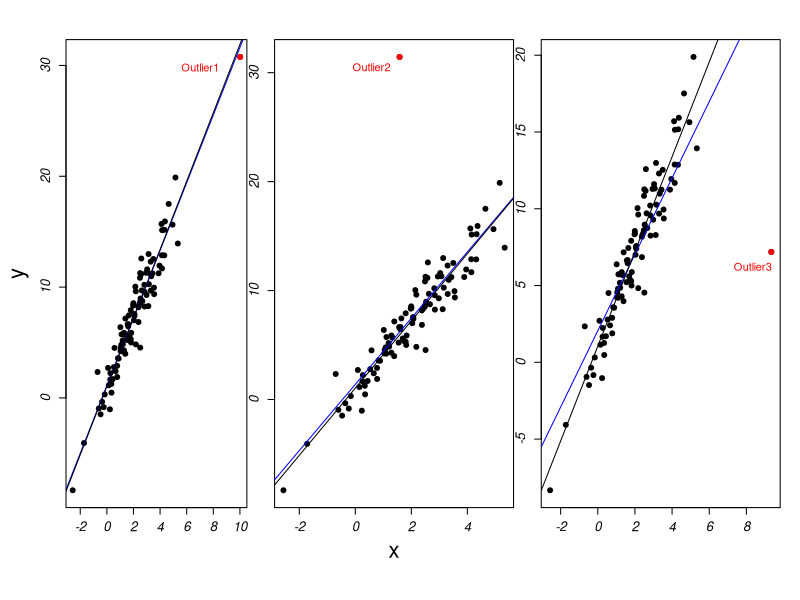
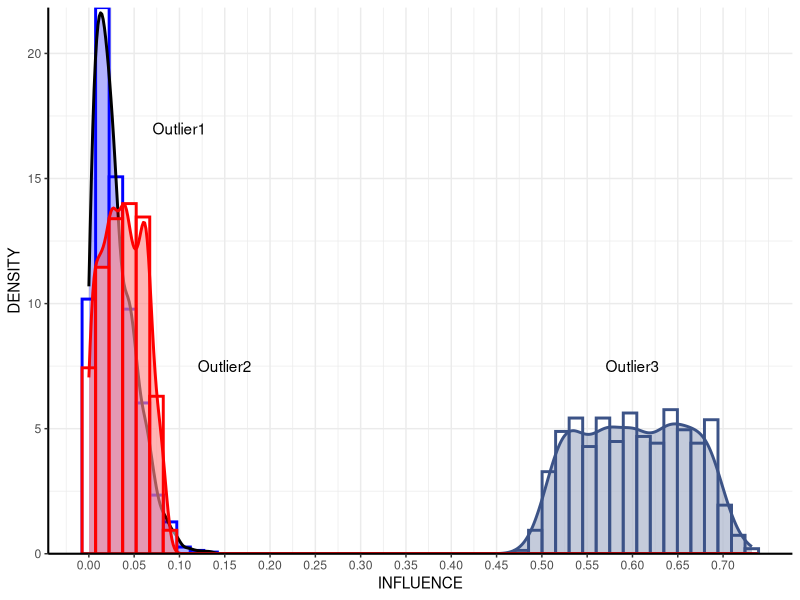

R code for these plots, in order:
## ---- chunk 1
knitr::opts_chunk$set(echo = TRUE)
## ---- chunk 2
#' generate_sample
#' @param x_p1 the mean of x
#' @param x_p2 the standard deviation of x
#' @param beta0 
#' @param beta1 
#' @param e the standard deviation of epsilon
#' @param n sample size
#' 
#' @return a sample dataframe with n observations of (x,y) drawn from the population defined by yhe parameter
generate_sample <- function(x_p1, x_p2, beta0, beta1, e, n){
  x = rnorm(n, mean = x_p1, sd = x_p2)
  sample <- data.frame(
    x = x,
    y = beta0 + beta1*x 
              + rnorm(n, mean = 0, sd = e)
  )
  return(sample)
}
## ---- chunk 3
#' prod_outlier
#' @param type type of outlier to produce
#' @param sample sample used to generate outliers
#' @param beta0 
#' @param beta1 
#' @param sde
#'
#' @return a vector contains x value and y value of outlier
prod_outlier <- function(type, sample, beta0, beta1, sde){
  if(type == 1){
    x_outlier <- mean(sample$x) + 5*sd(sample$x) + runif(1, 
                                                         min = -0.5*sd(sample$x),
                                                         max = 0.5*sd(sample$x))
    y_outlier <- beta0 + beta1*x_outlier + rnorm(1, mean = 0, sd = sde)
  }
  else if(type == 2){
    x_outlier <- mean(sample$x) +  runif(1, min = -0.5*sd(sample$x),
                                            max = 0.5*sd(sample$x))
    y_outlier <- mean(sample$y) + 5*sd(sample$y) 
  }
  else if(type == 3){
    x_outlier <- mean(sample$x) + 5*sd(sample$x) + runif(1, min = -0.5*sd(sample$x),
                                                            max = 0.5*sd(sample$x))
    y_outlier <- mean(sample$y) 
  }
  else{
    stop("Wrong value for type.")
  }
  return(c(x_outlier, y_outlier))
}
## ---- chunk 4
#' influence
#' 
#' @param sample
#' @param outlier
#' 
#' @return the estimated slopecoefficient from dataset with and without outlier
influence <- function(sample, outlier){
  new_sample <- rbind(sample, outlier)
  mod_new <- lm(y~x, data = new_sample)
  mod_ori <- lm(y~x, data = sample)
  return(c(mod_new$coefficient[2],mod_ori$coefficient[2]))
}
## ---- chunk 5
#' leverage
#'
#' @param sample 
#' @param outlier 
#'
#' @return the leverage of the outlier
leverage <- function(sample, outlier){
  new_sample <- rbind(sample, outlier)
  mod <- lm(y~x, data = new_sample)
  dmatrix <- model.matrix(mod)
  leverage <- t(dmatrix[nrow(new_sample),])%*%
              solve((t(dmatrix)%*%dmatrix))%*%dmatrix[nrow(new_sample),]
  return(leverage)
}
## ---- chunk 6
#' montecarlo
#'
#' @param nsim times of monte carlo experiments
#' @param x_p1 
#' @param x_p2 
#' @param beta0 
#' @param beta1 
#' @param e 
#' @param n sample size
#'
#' @return one dataframe contain the leverage, estimated slope coefficient with and without outliers for 3 types of outliers in each montercarlo experiment
montecarlo <- function(nsim, x_p1, x_p2, beta0, beta1, e, n){
  res <- data.frame(
    type1_l = rep(NA, nsim), type1_est = NA, type1_est_new = NA,
    type2_l = NA, type2_est = NA, type2_est_new = NA,
    type3_l = NA, type3_est = NA, type3_est_new = NA
  )
  for(i in 1:nsim){
    sample <- generate_sample(x_p1, x_p2, beta0, beta1, e, n)
    outlier1 <- prod_outlier(1, sample, beta0, beta1, e)
    outlier2 <- prod_outlier(2, sample, beta0, beta1, e)
    outlier3 <- prod_outlier(3, sample, beta0, beta1, e)
    
    res[i, "type1_l"] = leverage(sample, outlier1)
    res[i, "type1_est"] = influence(sample, outlier1)[2]
    res[i, "type1_est_new"] = influence(sample, outlier1)[1]
    
    res[i, "type2_l"] = leverage(sample, outlier2)
    res[i, "type2_est"] = influence(sample, outlier2)[2]
    res[i, "type2_est_new"] = influence(sample, outlier2)[1]
    
    res[i, "type3_l"] = leverage(sample, outlier3)
    res[i, "type3_est"] = influence(sample, outlier3)[2]
    res[i, "type3_est_new"] = influence(sample, outlier3)[1]
  }
  return(res)
}

## ---- chunk 7
nsim = 1000
x_p1 = 2
x_p2 = sqrt(3)
beta0 = 1
beta1 = 3
e = sqrt(2)
n = 100

#generate sample for visualization
sample_visualize <- generate_sample(x_p1, x_p2, beta0, beta1, e, n)

# produce outliers
t1 <- prod_outlier(type = 1, sample = sample_visualize, 
                   beta0 = beta0, beta1 = beta1, sde = e)
             
t2 <- prod_outlier(type = 2, sample = sample_visualize, 
                   beta0 = beta0, beta1 = beta1, sde = e)

t3 <- prod_outlier(type = 3, sample = sample_visualize, 
                   beta0 = beta0, beta1 = beta1, sde = e)

# visualization
s1 <- rbind(sample_visualize, t1)
s2 <- rbind(sample_visualize, t2)
s3 <- rbind(sample_visualize, t3)

par(mfrow = c(1, 3),mar = c(7, 5, 3, 1.5), oma = c(0, 0, 0, 0))

plot(s1$x, s1$y, pch = 19, xlab = "", ylab = "y", 
     cex.lab = 2, font.axis = 3, cex.axis = 1.2)
points(t1[1], t1[2], col = "red", pch = 19)
abline(lm(s1$y~s1$x), col = "blue")
abline(lm(sample_visualize$y~sample_visualize$x))
text(t1[1]-3, t1[2]-1, "Outlier1", col = "red")



par(mar = c(7, 0.6, 3, 1.5))
plot(s2$x, s2$y, pch = 19, xlab = "x", ylab = "", 
     cex.lab = 2,  font.axis = 3, cex.axis = 1.2)
points(t2[1], t2[2], col = "red", pch = 19)
abline(lm(s2$y~s2$x), col = "blue")
abline(lm(sample_visualize$y~sample_visualize$x))
text(t2[1]-1, t2[2]-1, "Outlier2", col = "red")

plot(s3$x, s3$y, pch = 19, xlab = "", ylab = "", 
     font.axis = 3, cex.axis = 1.2)
points(t3[1], t3[2], col = "red", pch = 19)
abline(lm(s3$y~s3$x), col = "blue")
abline(lm(sample_visualize$y~sample_visualize$x))
text(t3[1]-1, t3[2]-1, "Outlier3", col = "red")



## ---- chunk 8
res <- montecarlo(nsim, x_p1, x_p2, beta0, beta1, e, n)
## ---- chunk 9
# Calculate influence
res$influence_1 <- abs(res$type1_est - res$type1_est_new)
res$influence_2 <- abs(res$type2_est - res$type2_est_new)
res$influence_3 <- abs(res$type3_est - res$type3_est_new)

# visualize the influence distribution of outlier1 and outlier3
library(ggplot2)
p1 <- ggplot(res, aes(x = influence_1))+
      xlim(0, 0.7) +
      geom_histogram(aes(y = ..density..), 
                     color = "blue", 
                     fill = "white", 
                     bins = 50, 
                     size = 1)+
      geom_density(alpha = .3, 
                   fill = "blue", 
                   size = 1)+
  
      geom_histogram(aes(x = influence_3, y = ..density..),
                     color = "#3C5387", 
                     fill = "white", 
                     alpha = 0.6 , 
                     bins = 50,
                     size = 1)+
      geom_density(aes(x = influence_3, y = ..density..),
                   alpha = .3, color = "#3C5387", fill = "#3C5387", size = 1)+
  
      geom_histogram(aes(x = influence_2, y = ..density..),
                     color = "red", fill = "white", 
                     alpha = 0.5, bins = 50,
                     size = 1,
                     position = "identity")+
      geom_density(aes(x = influence_2, y = ..density..),
                   alpha = .3, color = "red", fill = "red", size = 1)+
      
      theme_bw()+
      theme(panel.border = element_blank(), axis.line = element_line(size = 0.7))+
      scale_y_continuous(expand = c(0, 0))+
      scale_x_continuous(breaks = seq(0, 0.7, 0.05))+
      xlab("INFLUENCE")+
      ylab("DENSITY")+
      annotate("text", x = 0.1, 
           y = 17, label = "Outlier1", color = "black")+
      annotate("text", x = 0.6, 
           y = 7.5, label = "Outlier3", color = "black")+
      annotate("text", x = 0.15, 
           y = 7.5, label = "Outlier2", color = "black")

p1

## ---- chunk 10
# Summarize result
## 1 range of leverage of 3 types of outliers 
summary(res$type1_l)
summary(res$type2_l)
summary(res$type3_l)

## 2 range of influence of 3 types of outliers
summary(res$influence_1)
summary(res$influence_2)
summary(res$influence_3)


